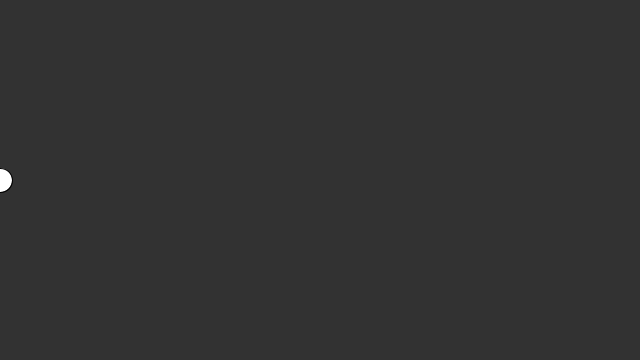
Frame 1 (no input)
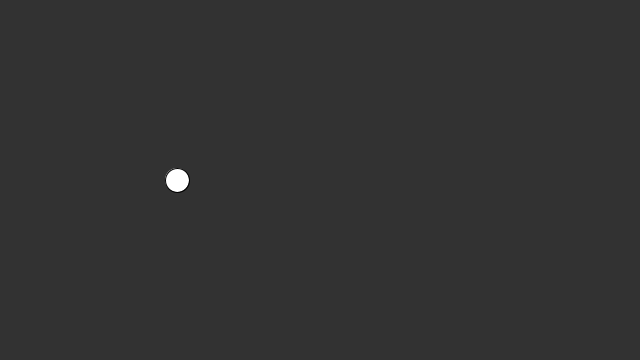
Frame 60 (the mouse pressed at the canvas centre just before this capture)
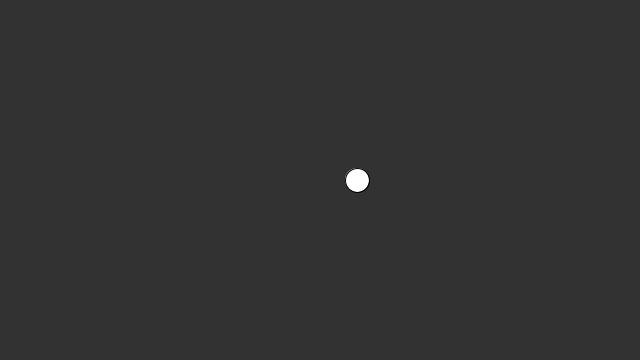
Frame 120 (the mouse held since frame 60 and released just before this capture)

The Processing sketch that drew these frames (run headless with seeded random() and noise(); from frame 60 on, the mouse is pressed at the canvas centre):

// Processing sketch: conditional_statements
// ── conditional_statements.pde
float circleX;

void setup() {
  size(640,360);
}

void draw() {
 background(50);
 fill(255);
 ellipse(circleX, 180,24,24);
 
 circleX = circleX +3;
}
